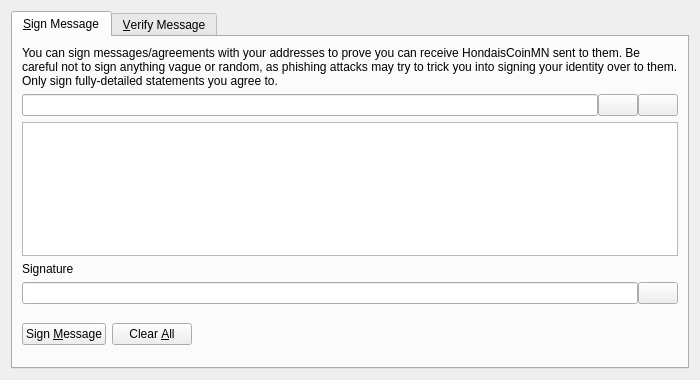
<?xml version="1.0" encoding="UTF-8"?>
<ui version="4.0">
 <class>SignVerifyMessageDialog</class>
 <widget class="QDialog" name="SignVerifyMessageDialog">
  <property name="geometry">
   <rect>
    <x>0</x>
    <y>0</y>
    <width>700</width>
    <height>380</height>
   </rect>
  </property>
  <property name="windowTitle">
   <string>Signatures - Sign / Verify a Message</string>
  </property>
  <property name="modal">
   <bool>true</bool>
  </property>
  <layout class="QVBoxLayout" name="verticalLayout">
   <item>
    <widget class="QTabWidget" name="tabWidget">
     <property name="currentIndex">
      <number>0</number>
     </property>
     <widget class="QWidget" name="tabSignMessage">
      <attribute name="title">
       <string>&amp;Sign Message</string>
      </attribute>
      <layout class="QVBoxLayout" name="verticalLayout_SM">
       <item>
        <widget class="QLabel" name="infoLabel_SM">
         <property name="text">
          <string>You can sign messages/agreements with your addresses to prove you can receive HondaisCoinMN sent to them. Be careful not to sign anything vague or random, as phishing attacks may try to trick you into signing your identity over to them. Only sign fully-detailed statements you agree to.</string>
         </property>
         <property name="textFormat">
          <enum>Qt::PlainText</enum>
         </property>
         <property name="wordWrap">
          <bool>true</bool>
         </property>
        </widget>
       </item>
       <item>
        <layout class="QHBoxLayout" name="horizontalLayout_1_SM">
         <property name="spacing">
          <number>0</number>
         </property>
         <item>
          <widget class="QValidatedLineEdit" name="addressIn_SM">
           <property name="toolTip">
            <string>The HondaisCoinMN address to sign the message with</string>
           </property>
          </widget>
         </item>
         <item>
          <widget class="QPushButton" name="addressBookButton_SM">
           <property name="toolTip">
            <string>Choose previously used address</string>
           </property>
           <property name="text">
            <string/>
           </property>
           <property name="shortcut">
            <string>Alt+A</string>
           </property>
           <property name="autoDefault">
            <bool>false</bool>
           </property>
          </widget>
         </item>
         <item>
          <widget class="QPushButton" name="pasteButton_SM">
           <property name="toolTip">
            <string>Paste address from clipboard</string>
           </property>
           <property name="text">
            <string/>
           </property>
           <property name="shortcut">
            <string>Alt+P</string>
           </property>
           <property name="autoDefault">
            <bool>false</bool>
           </property>
          </widget>
         </item>
        </layout>
       </item>
       <item>
        <widget class="QPlainTextEdit" name="messageIn_SM">
         <property name="toolTip">
          <string>Enter the message you want to sign here</string>
         </property>
        </widget>
       </item>
       <item>
        <widget class="QLabel" name="signatureLabel_SM">
         <property name="text">
          <string>Signature</string>
         </property>
         <property name="textFormat">
          <enum>Qt::PlainText</enum>
         </property>
        </widget>
       </item>
       <item>
        <layout class="QHBoxLayout" name="horizontalLayout_2_SM">
         <property name="spacing">
          <number>0</number>
         </property>
         <item>
          <widget class="QLineEdit" name="signatureOut_SM">
           <property name="font">
            <font>
             <italic>true</italic>
            </font>
           </property>
           <property name="readOnly">
            <bool>true</bool>
           </property>
          </widget>
         </item>
         <item>
          <widget class="QPushButton" name="copySignatureButton_SM">
           <property name="toolTip">
            <string>Copy the current signature to the system clipboard</string>
           </property>
           <property name="text">
            <string/>
           </property>
           <property name="autoDefault">
            <bool>false</bool>
           </property>
          </widget>
         </item>
        </layout>
       </item>
       <item>
        <layout class="QHBoxLayout" name="horizontalLayout_3_SM">
         <item>
          <widget class="QPushButton" name="signMessageButton_SM">
           <property name="toolTip">
            <string>Sign the message to prove you own this HondaisCoinMN address</string>
           </property>
           <property name="text">
            <string>Sign &amp;Message</string>
           </property>
           <property name="autoDefault">
            <bool>false</bool>
           </property>
          </widget>
         </item>
         <item>
          <widget class="QPushButton" name="clearButton_SM">
           <property name="toolTip">
            <string>Reset all sign message fields</string>
           </property>
           <property name="text">
            <string>Clear &amp;All</string>
           </property>
           <property name="autoDefault">
            <bool>false</bool>
           </property>
          </widget>
         </item>
         <item>
          <spacer name="horizontalSpacer_1_SM">
           <property name="orientation">
            <enum>Qt::Horizontal</enum>
           </property>
           <property name="sizeHint" stdset="0">
            <size>
             <width>40</width>
             <height>48</height>
            </size>
           </property>
          </spacer>
         </item>
         <item>
          <widget class="QLabel" name="statusLabel_SM">
           <property name="font">
            <font>
             <weight>75</weight>
             <bold>true</bold>
            </font>
           </property>
           <property name="text">
            <string/>
           </property>
           <property name="wordWrap">
            <bool>true</bool>
           </property>
          </widget>
         </item>
         <item>
          <spacer name="horizontalSpacer_2_SM">
           <property name="orientation">
            <enum>Qt::Horizontal</enum>
           </property>
           <property name="sizeHint" stdset="0">
            <size>
             <width>40</width>
             <height>48</height>
            </size>
           </property>
          </spacer>
         </item>
        </layout>
       </item>
      </layout>
     </widget>
     <widget class="QWidget" name="tabVerifyMessage">
      <attribute name="title">
       <string>&amp;Verify Message</string>
      </attribute>
      <layout class="QVBoxLayout" name="verticalLayout_VM">
       <item>
        <widget class="QLabel" name="infoLabel_VM">
         <property name="text">
          <string>Enter the receiver's address, message (ensure you copy line breaks, spaces, tabs, etc. exactly) and signature below to verify the message. Be careful not to read more into the signature than what is in the signed message itself, to avoid being tricked by a man-in-the-middle attack. Note that this only proves the signing party receives with the address, it cannot prove sendership of any transaction!</string>
         </property>
         <property name="textFormat">
          <enum>Qt::PlainText</enum>
         </property>
         <property name="alignment">
          <set>Qt::AlignLeading|Qt::AlignLeft|Qt::AlignTop</set>
         </property>
         <property name="wordWrap">
          <bool>true</bool>
         </property>
        </widget>
       </item>
       <item>
        <layout class="QHBoxLayout" name="horizontalLayout_1_VM">
         <property name="spacing">
          <number>0</number>
         </property>
         <item>
          <widget class="QValidatedLineEdit" name="addressIn_VM">
           <property name="toolTip">
            <string>The HondaisCoinMN address the message was signed with</string>
           </property>
          </widget>
         </item>
         <item>
          <widget class="QPushButton" name="addressBookButton_VM">
           <property name="toolTip">
            <string>Choose previously used address</string>
           </property>
           <property name="text">
            <string/>
           </property>
           <property name="shortcut">
            <string>Alt+A</string>
           </property>
           <property name="autoDefault">
            <bool>false</bool>
           </property>
          </widget>
         </item>
        </layout>
       </item>
       <item>
        <widget class="QPlainTextEdit" name="messageIn_VM"/>
       </item>
       <item>
        <widget class="QValidatedLineEdit" name="signatureIn_VM"/>
       </item>
       <item>
        <layout class="QHBoxLayout" name="horizontalLayout_2_VM">
         <item>
          <widget class="QPushButton" name="verifyMessageButton_VM">
           <property name="toolTip">
            <string>Verify the message to ensure it was signed with the specified HondaisCoinMN address</string>
           </property>
           <property name="text">
            <string>Verify &amp;Message</string>
           </property>
           <property name="autoDefault">
            <bool>false</bool>
           </property>
          </widget>
         </item>
         <item>
          <widget class="QPushButton" name="clearButton_VM">
           <property name="toolTip">
            <string>Reset all verify message fields</string>
           </property>
           <property name="text">
            <string>Clear &amp;All</string>
           </property>
           <property name="autoDefault">
            <bool>false</bool>
           </property>
          </widget>
         </item>
         <item>
          <spacer name="horizontalSpacer_1_VM">
           <property name="orientation">
            <enum>Qt::Horizontal</enum>
           </property>
           <property name="sizeHint" stdset="0">
            <size>
             <width>40</width>
             <height>48</height>
            </size>
           </property>
          </spacer>
         </item>
         <item>
          <widget class="QLabel" name="statusLabel_VM">
           <property name="font">
            <font>
             <weight>75</weight>
             <bold>true</bold>
            </font>
           </property>
           <property name="text">
            <string/>
           </property>
           <property name="wordWrap">
            <bool>true</bool>
           </property>
          </widget>
         </item>
         <item>
          <spacer name="horizontalSpacer_2_VM">
           <property name="orientation">
            <enum>Qt::Horizontal</enum>
           </property>
           <property name="sizeHint" stdset="0">
            <size>
             <width>40</width>
             <height>48</height>
            </size>
           </property>
          </spacer>
         </item>
        </layout>
       </item>
      </layout>
     </widget>
    </widget>
   </item>
  </layout>
 </widget>
 <customwidgets>
  <customwidget>
   <class>QValidatedLineEdit</class>
   <extends>QLineEdit</extends>
   <header>qvalidatedlineedit.h</header>
  </customwidget>
 </customwidgets>
 <resources>
  <include location="../hondaiscoinmn.qrc"/>
 </resources>
 <connections/>
</ui>
